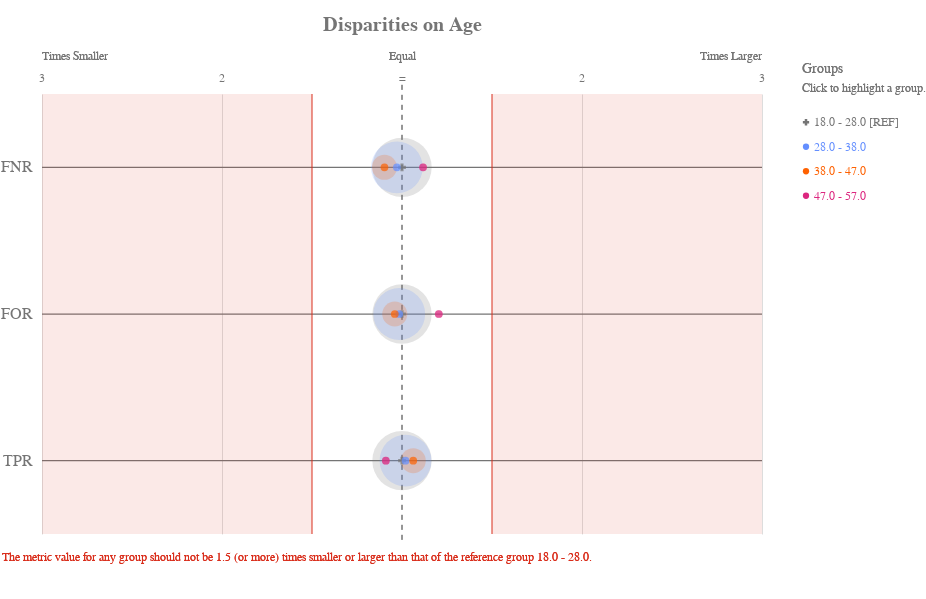

The notebook cell saved with this chart:
### Code cell
ap.disparity(grupo_definido, metrics, 'age', fairness_threshold = disparity_tolerance)

### Figure 1 — Vega-Lite specification as saved in the notebook (floating-point values rounded to 4 significant figures)
{"config": {"view": {"continuousWidth": 400, "continuousHeight": 300, "strokeWidth": 0}, "axisLeft": {"labelColor": "rgb(117,117,117)", "labelFont": "Arial", "labelFontSize": 16}, "title": {"align": "center", "baseline": "middle", "color": "rgb(117,117,117)", "font": "Arial", "fontSize": 20, "fontWeight": "bold"}}, "layer": [{"data": {"name": "data-f13954335fe7cb3d572699dbbbe0ffdc"}, "mark": {"type": "rule", "stroke": "rgb(117,117,117)", "strokeWidth": 1.25, "tooltip": ""}, "encoding": {"x": {"type": "quantitative", "field": "x", "scale": {"domain": [-2, 2], "range": [40.0, 760.0]}}, "x2": {"field": "x2"}, "y": {"type": "nominal", "axis": {"domain": false, "labelAngle": 0, "labelPadding": -30, "orient": "left", "ticks": false, "title": ""}, "field": "metric", "scale": {"domain": ["FNR", "FOR", "TPR"], "range": [55.0, 495.0]}}}}, {"data": {"name": "data-79dd248bdaa0ea02c535240e8ad022c8"}, "mark": {"type": "rule", "stroke": "rgb(117,117,117)", "strokeDash": [5, 5], "strokeWidth": 1}, "encoding": {"tooltip": {"value": "18.0 - 28.0 [REF]"}, "x": {"value": 400.0}, "y": {"value": 45.83}, "y2": {"value": 504.2}}}, {"data": {"name": "data-c233327f4cd9b4c2df31bf8015c83e4a"}, "mark": {"type": "text", "align": "center", "color": "rgb(117,117,117)", "font": "Arial", "fontSize": 12, "fontWeight": "normal", "tooltip": ""}, "encoding": {"text": {"type": "nominal", "field": "label"}, "x": {"type": "quantitative", "field": "value", "scale": {"domain": [-2, 2], "range": [40.0, 760.0]}}, "y": {"value": 38.5}}}, {"layer": [{"mark": {"type": "text", "align": "left", "fill": "rgb(117,117,117)", "font": "Arial", "fontSize": 12, "fontWeight": "normal", "tooltip": ""}, "encoding": {"text": {"value": "Times Smaller"}, "x": {"value": 40.0}, "y": {"value": 16.5}}}, {"mark": {"type": "text", "align": "right", "fill": "rgb(117,117,117)", "font": "Arial", "fontSize": 12, "fontWeight": "normal", "tooltip": ""}, "encoding": {"text": {"value": "Times Larger"}, "x": {"value": 760.0}, "y": {"value": 16.5}}}, {"mark": {"type": "text", "align": "center", "fill": "rgb(117,117,117)", "font": "Arial", "fontSize": 12, "fontWeight": "normal", "tooltip": ""}, "encoding": {"text": {"value": "Equal"}, "x": {"value": 400.0}, "y": {"value": 16.5}}}], "data": {"name": "data-79dd248bdaa0ea02c535240e8ad022c8"}}, {"layer": [{"mark": {"type": "rule", "opacity": 0.8, "stroke": "rgb(217, 46, 28)", "strokeWidth": 1.25, "tooltip": ""}, "encoding": {"x": {"type": "quantitative", "field": "min", "scale": {"domain": [-2, 2], "range": [40.0, 760.0]}}, "y": {"value": 55.0}, "y2": {"value": 495.0}}}, {"mark": {"type": "rule", "opacity": 0.8, "stroke": "rgb(217, 46, 28)", "strokeWidth": 1.25, "tooltip": ""}, "encoding": {"x": {"type": "quantitative", "field": "max", "scale": {"domain": [-2, 2], "range": [40.0, 760.0]}}, "y": {"value": 55.0}, "y2": {"value": 495.0}}}, {"layer": [{"mark": {"type": "rect", "fill": "rgb(217, 46, 28)", "opacity": 0.1, "tooltip": ""}, "encoding": {"x": {"type": "quantitative", "field": "min", "scale": {"domain": [-2, 2], "range": [40.0, 760.0]}}, "x2": {"field": "lower_end"}, "y": {"value": 55.0}, "y2": {"value": 495.0}}}, {"mark": {"type": "rect", "fill": "rgb(217, 46, 28)", "opacity": 0.1, "tooltip": ""}, "encoding": {"x": {"type": "quantitative", "field": "max", "scale": {"domain": [-2, 2], "range": [40.0, 760.0]}}, "x2": {"field": "upper_end"}, "y": {"value": 55.0}, "y2": {"value": 495.0}}}]}, {"data": {"name": "data-79dd248bdaa0ea02c535240e8ad022c8"}, "mark": {"type": "text", "align": "left", "baseline": "top", "fill": "rgb(217, 46, 28)", "font": "Arial", "fontSize": 12, "fontWeight": "normal", "tooltip": ""}, "encoding": {"text": {"value": "The metric value for any group should not be 1.5 (or more) times smaller or larger than that of the reference group 18.0 - 28.0."}, "x": {"value": 0}, "y": {"value": 513.3}}}], "data": {"name": "data-11d5890412809b582c0a6b685ba430ea"}}, {"layer": [{"mark": "circle"}, {"data": {"name": "data-ba73bbe772b83a0dee8909267dc914c9"}, "mark": {"type": "circle", "opacity": 0.2}, "encoding": {"color": {"condition": {"type": "nominal", "field": "attribute_value", "legend": null, "scale": {"domain": ["18.0 - 28.0", "28.0 - 38.0", "38.0 - 47.0", "47.0 - 57.0"], "range": ["rgb(117,117,117)", "rgb(100, 143, 255)", "rgb(254, 97, 0)", "rgb(220, 38, 127)", "rgb(255, 176, 0)", "rgb(120, 94, 240)"]}, "selection": "selector033"}, "value": "rgb(224,224,224)"}, "size": {"type": "quantitative", "field": "group_size", "legend": null, "scale": {"domain": [0, 3068.0], "range": [0, 4224.0]}}, "tooltip": [{"type": "nominal", "field": "attribute_value", "title": "Group"}, {"type": "nominal", "field": "tooltip_group_size", "title": "Group Size"}, {"type": "nominal", "field": "tooltip_disparity_explanation_fnr", "title": "Disparity"}, {"type": "quantitative", "field": "fnr", "format": ".2f", "title": "FNR"}], "x": {"type": "quantitative", "axis": {"domain": false, "labels": false, "ticks": false, "title": null, "values": [1, 2, -2, -1]}, "field": "fnr_disparity_scaled", "scale": {"domain": [-2, 2], "range": [40.0, 760.0]}}, "y": {"type": "nominal", "axis": {"domain": false, "grid": false, "labels": false, "ticks": false, "title": " "}, "field": "metric_variable", "scale": {"domain": ["FNR", "FOR", "TPR"], "range": [55.0, 495.0]}}}, "selection": {"selector035": {"type": "multi", "empty": "all", "fields": ["attribute_value"]}}, "transform": [{"calculate": "'FNR'", "as": "metric_variable"}]}, {"data": {"name": "data-ba73bbe772b83a0dee8909267dc914c9"}, "mark": {"type": "circle", "opacity": 0.2}, "encoding": {"color": {"condition": {"type": "nominal", "field": "attribute_value", "legend": null, "scale": {"domain": ["18.0 - 28.0", "28.0 - 38.0", "38.0 - 47.0", "47.0 - 57.0"], "range": ["rgb(117,117,117)", "rgb(100, 143, 255)", "rgb(254, 97, 0)", "rgb(220, 38, 127)", "rgb(255, 176, 0)", "rgb(120, 94, 240)"]}, "selection": "selector033"}, "value": "rgb(224,224,224)"}, "size": {"type": "quantitative", "field": "group_size", "legend": null, "scale": {"domain": [0, 3068.0], "range": [0, 4224.0]}}, "tooltip": [{"type": "nominal", "field": "attribute_value", "title": "Group"}, {"type": "nominal", "field": "tooltip_group_size", "title": "Group Size"}, {"type": "nominal", "field": "tooltip_disparity_explanation_for", "title": "Disparity"}, {"type": "quantitative", "field": "for", "format": ".2f", "title": "FOR"}], "x": {"type": "quantitative", "axis": {"domain": false, "labels": false, "ticks": false, "title": null, "values": [1, 2, -2, -1]}, "field": "for_disparity_scaled", "scale": {"domain": [-2, 2], "range": [40.0, 760.0]}}, "y": {"type": "nominal", "axis": {"domain": false, "grid": false, "labels": false, "ticks": false, "title": " "}, "field": "metric_variable", "scale": {"domain": ["FNR", "FOR", "TPR"], "range": [55.0, 495.0]}}}, "selection": {"selector037": {"type": "multi", "empty": "all", "fields": ["attribute_value"]}}, "transform": [{"calculate": "'FOR'", "as": "metric_variable"}]}, {"data": {"name": "data-ba73bbe772b83a0dee8909267dc914c9"}, "mark": {"type": "circle", "opacity": 0.2}, "encoding": {"color": {"condition": {"type": "nominal", "field": "attribute_value", "legend": null, "scale": {"domain": ["18.0 - 28.0", "28.0 - 38.0", "38.0 - 47.0", "47.0 - 57.0"], "range": ["rgb(117,117,117)", "rgb(100, 143, 255)", "rgb(254, 97, 0)", "rgb(220, 38, 127)", "rgb(255, 176, 0)", "rgb(120, 94, 240)"]}, "selection": "selector033"}, "value": "rgb(224,224,224)"}, "size": {"type": "quantitative", "field": "group_size", "legend": null, "scale": {"domain": [0, 3068.0], "range": [0, 4224.0]}}, "tooltip": [{"type": "nominal", "field": "attribute_value", "title": "Group"}, {"type": "nominal", "field": "tooltip_group_size", "title": "Group Size"}, {"type": "nominal", "field": "tooltip_disparity_explanation_tpr", "title": "Disparity"}, {"type": "quantitative", "field": "tpr", "format": ".2f", "title": "TPR"}], "x": {"type": "quantitative", "axis": {"domain": false, "labels": false, "ticks": false, "title": null, "values": [1, 2, -2, -1]}, "field": "tpr_disparity_scaled", "scale": {"domain": [-2, 2], "range": [40.0, 760.0]}}, "y": {"type": "nominal", "axis": {"domain": false, "grid": false, "labels": false, "ticks": false, "title": " "}, "field": "metric_variable", "scale": {"domain": ["FNR", "FOR", "TPR"], "range": [55.0, 495.0]}}}, "selection": {"selector039": {"type": "multi", "empty": "all", "fields": ["attribute_value"]}}, "transform": [{"calculate": "'TPR'", "as": "metric_variable"}]}, {"layer": [{"mark": "point"}, {"data": {"name": "data-ba73bbe772b83a0dee8909267dc914c9"}, "mark": {"type": "point", "filled": true, "size": 60}, "encoding": {"color": {"condition": {"type": "nominal", "field": "attribute_value", "legend": null, "scale": {"domain": ["18.0 - 28.0", "28.0 - 38.0", "38.0 - 47.0", "47.0 - 57.0"], "range": ["rgb(117,117,117)", "rgb(100, 143, 255)", "rgb(254, 97, 0)", "rgb(220, 38, 127)", "rgb(255, 176, 0)", "rgb(120, 94, 240)"]}, "selection": "selector033"}, "value": "rgb(224,224,224)"}, "shape": {"type": "nominal", "field": "attribute_value", "legend": null, "scale": {"domain": ["18.0 - 28.0", "28.0 - 38.0", "38.0 - 47.0", "47.0 - 57.0"], "range": ["cross", "circle", "circle", "circle"]}}, "tooltip": [{"type": "nominal", "field": "attribute_value", "title": "Group"}, {"type": "nominal", "field": "tooltip_group_size", "title": "Group Size"}, {"type": "nominal", "field": "tooltip_disparity_explanation_fnr", "title": "Disparity"}, {"type": "quantitative", "field": "fnr", "format": ".2f", "title": "FNR"}], "x": {"type": "quantitative", "axis": {"domain": false, "labels": false, "ticks": false, "title": null, "values": [1, 2, -2, -1]}, "field": "fnr_disparity_scaled", "scale": {"domain": [-2, 2], "range": [40.0, 760.0]}}, "y": {"type": "nominal", "axis": {"domain": false, "grid": false, "labels": false, "ticks": false, "title": " "}, "field": "metric_variable", "scale": {"domain": ["FNR", "FOR", "TPR"], "range": [55.0, 495.0]}}}, "selection": {"selector034": {"type": "multi", "empty": "all", "fields": ["attribute_value"]}}, "transform": [{"calculate": "'FNR'", "as": "metric_variable"}]}, {"data": {"name": "data-ba73bbe772b83a0dee8909267dc914c9"}, "mark": {"type": "point", "filled": true, "size": 60}, "encoding": {"color": {"condition": {"type": "nominal", "field": "attribute_value", "legend": null, "scale": {"domain": ["18.0 - 28.0", "28.0 - 38.0", "38.0 - 47.0", "47.0 - 57.0"], "range": ["rgb(117,117,117)", "rgb(100, 143, 255)", "rgb(254, 97, 0)", "rgb(220, 38, 127)", "rgb(255, 176, 0)", "rgb(120, 94, 240)"]}, "selection": "selector033"}, "value": "rgb(224,224,224)"}, "shape": {"type": "nominal", "field": "attribute_value", "legend": null, "scale": {"domain": ["18.0 - 28.0", "28.0 - 38.0", "38.0 - 47.0", "47.0 - 57.0"], "range": ["cross", "circle", "circle", "circle"]}}, "tooltip": [{"type": "nominal", "field": "attribute_value", "title": "Group"}, {"type": "nominal", "field": "tooltip_group_size", "title": "Group Size"}, {"type": "nominal", "field": "tooltip_disparity_explanation_for", "title": "Disparity"}, {"type": "quantitative", "field": "for", "format": ".2f", "title": "FOR"}], "x": {"type": "quantitative", "axis": {"domain": false, "labels": false, "ticks": false, "title": null, "values": [1, 2, -2, -1]}, "field": "for_disparity_scaled", "scale": {"domain": [-2, 2], "range": [40.0, 760.0]}}, "y": {"type": "nominal", "axis": {"domain": false, "grid": false, "labels": false, "ticks": false, "title": " "}, "field": "metric_variable", "scale": {"domain": ["FNR", "FOR", "TPR"], "range": [55.0, 495.0]}}}, "selection": {"selector036": {"type": "multi", "empty": "all", "fields": ["attribute_value"]}}, "transform": [{"calculate": "'FOR'", "as": "metric_variable"}]}, {"data": {"name": "data-ba73bbe772b83a0dee8909267dc914c9"}, "mark": {"type": "point", "filled": true, "size": 60}, "encoding": {"color": {"condition": {"type": "nominal", "field": "attribute_value", "legend": null, "scale": {"domain": ["18.0 - 28.0", "28.0 - 38.0", "38.0 - 47.0", "47.0 - 57.0"], "range": ["rgb(117,117,117)", "rgb(100, 143, 255)", "rgb(254, 97, 0)", "rgb(220, 38, 127)", "rgb(255, 176, 0)", "rgb(120, 94, 240)"]}, "selection": "selector033"}, "value": "rgb(224,224,224)"}, "shape": {"type": "nominal", "field": "attribute_value", "legend": null, "scale": {"domain": ["18.0 - 28.0", "28.0 - 38.0", "38.0 - 47.0", "47.0 - 57.0"], "range": ["cross", "circle", "circle", "circle"]}}, "tooltip": [{"type": "nominal", "field": "attribute_value", "title": "Group"}, {"type": "nominal", "field": "tooltip_group_size", "title": "Group Size"}, {"type": "nominal", "field": "tooltip_disparity_explanation_tpr", "title": "Disparity"}, {"type": "quantitative", "field": "tpr", "format": ".2f", "title": "TPR"}], "x": {"type": "quantitative", "axis": {"domain": false, "labels": false, "ticks": false, "title": null, "values": [1, 2, -2, -1]}, "field": "tpr_disparity_scaled", "scale": {"domain": [-2, 2], "range": [40.0, 760.0]}}, "y": {"type": "nominal", "axis": {"domain": false, "grid": false, "labels": false, "ticks": false, "title": " "}, "field": "metric_variable", "scale": {"domain": ["FNR", "FOR", "TPR"], "range": [55.0, 495.0]}}}, "selection": {"selector038": {"type": "multi", "empty": "all", "fields": ["attribute_value"]}}, "transform": [{"calculate": "'TPR'", "as": "metric_variable"}]}]}]}, {"layer": [{"mark": {"type": "point", "filled": true, "opacity": 1, "size": 39.48}, "encoding": {"color": {"condition": {"type": "nominal", "field": "attribute_value", "legend": null, "scale": {"domain": ["18.0 - 28.0", "28.0 - 38.0", "38.0 - 47.0", "47.0 - 57.0"], "range": ["rgb(117,117,117)", "rgb(100, 143, 255)", "rgb(254, 97, 0)", "rgb(220, 38, 127)", "rgb(255, 176, 0)", "rgb(120, 94, 240)"]}, "selection": "selector033"}, "value": "rgb(224,224,224)"}, "shape": {"type": "nominal", "field": "attribute_value", "legend": null, "scale": {"domain": ["18.0 - 28.0", "28.0 - 38.0", "38.0 - 47.0", "47.0 - 57.0"], "range": ["cross", "circle", "circle", "circle"]}}, "x": {"value": 804}, "y": {"type": "nominal", "axis": {"domain": false, "grid": false, "labels": false, "ticks": false, "title": " "}, "field": "attribute_value", "scale": {"domain": ["18.0 - 28.0", "28.0 - 38.0", "38.0 - 47.0", "47.0 - 57.0"], "range": [71, 169]}}}, "selection": {"selector033": {"type": "multi", "empty": "all", "fields": ["attribute_value"]}}}, {"mark": {"type": "text", "align": "left", "baseline": "middle", "font": "Arial", "fontSize": 12, "fontWeight": "normal"}, "encoding": {"color": {"condition": {"type": "nominal", "field": "attribute_value", "legend": null, "scale": {"domain": ["18.0 - 28.0", "28.0 - 38.0", "38.0 - 47.0", "47.0 - 57.0"], "range": ["rgb(117,117,117)", "rgb(100, 143, 255)", "rgb(254, 97, 0)", "rgb(220, 38, 127)", "rgb(255, 176, 0)", "rgb(120, 94, 240)"]}, "selection": "selector033"}, "value": "rgb(224,224,224)"}, "text": {"type": "nominal", "field": "label"}, "x": {"value": 812}, "y": {"type": "nominal", "axis": {"domain": false, "grid": false, "labels": false, "ticks": false, "title": " "}, "field": "attribute_value", "scale": {"domain": ["18.0 - 28.0", "28.0 - 38.0", "38.0 - 47.0", "47.0 - 57.0"], "range": [71, 169]}}}, "selection": {"selector040": {"type": "multi", "empty": "all", "fields": ["attribute_value"]}}}, {"data": {"name": "data-79dd248bdaa0ea02c535240e8ad022c8"}, "mark": {"type": "text", "align": "left", "baseline": "middle", "color": "rgb(117,117,117)", "font": "Arial", "fontSize": 12, "fontWeight": "normal"}, "encoding": {"text": {"value": "Click to highlight a group."}, "x": {"value": 800}, "y": {"value": 49}}}, {"data": {"name": "data-79dd248bdaa0ea02c535240e8ad022c8"}, "mark": {"type": "text", "align": "left", "baseline": "middle", "color": "rgb(117,117,117)", "font": "Arial", "fontSize": 14, "fontWeight": "normal"}, "encoding": {"text": {"value": "Groups"}, "x": {"value": 800}, "y": {"value": 30}}}], "data": {"name": "data-4b9fa968a3626ddb5cc080590afc085b"}}], "height": 550, "padding": {"top": 15, "bottom": 10}, "resolve": {"scale": {"size": "independent", "y": "independent"}}, "title": "Disparities on Age", "width": 800, "$schema": "https://vega.github.io/schema/vega-lite/v4.8.1.json", "datasets": {"data-f13954335fe7cb3d572699dbbbe0ffdc": [{"metric": "FNR", "x": -2, "x2": 2}, {"metric": "FOR", "x": -2, "x2": 2}, {"metric": "TPR", "x": -2, "x2": 2}], "data-79dd248bdaa0ea02c535240e8ad022c8": [{"a": 1, "b": 0}, {"a": 1, "b": 0}], "data-c233327f4cd9b4c2df31bf8015c83e4a": [{"value": 1, "label": 2}, {"value": 2, "label": 3}, {"value": -2, "label": 3}, {"value": -1, "label": 2}, {"value": 0, "label": "="}], "data-11d5890412809b582c0a6b685ba430ea": [{"min": -0.5, "max": 0.5, "lower_end": -2, "upper_end": 2}], "data-ba73bbe772b83a0dee8909267dc914c9": [{"attribute_name": "age", "attribute_value": "18.0 - 28.0", "group_size": 2557, "total_entities": 5007, "fnr": 0.4132, "for": 0.3214, "tpr": 0.5868, "fnr_disparity": 1.0, "for_disparity": 1.0, "tpr_disparity": 1.0, "fnr_disparity_scaled": 0.0, "for_disparity_scaled": 0.0, "tpr_disparity_scaled": 0.0, "tooltip_group_size": "2,557 (51.07%)", "tooltip_disparity_explanation_fnr": "Reference group", "tooltip_disparity_explanation_for": "Reference group", "tooltip_disparity_explanation_tpr": "Reference group"}, {"attribute_name": "age", "attribute_value": "28.0 - 38.0", "group_size": 1949, "total_entities": 5007, "fnr": 0.4017, "for": 0.3165, "tpr": 0.5983, "fnr_disparity": 0.9723, "for_disparity": 0.9847, "tpr_disparity": 1.02, "fnr_disparity_scaled": -0.02853, "for_disparity_scaled": -0.01549, "tpr_disparity_scaled": 0.01953, "tooltip_group_size": "1,949 (38.93%)", "tooltip_disparity_explanation_fnr": "1.03 times smaller FNR than the reference group", "tooltip_disparity_explanation_for": "1.02 times smaller FOR than the reference group", "tooltip_disparity_explanation_tpr": "1.02 times larger TPR than the reference group"}, {"attribute_name": "age", "attribute_value": "38.0 - 47.0", "group_size": 456, "total_entities": 5007, "fnr": 0.3765, "for": 0.309, "tpr": 0.6235, "fnr_disparity": 0.9113, "for_disparity": 0.9614, "tpr_disparity": 1.062, "fnr_disparity_scaled": -0.09739, "for_disparity_scaled": -0.04012, "tpr_disparity_scaled": 0.06249, "tooltip_group_size": "456 (9.11%)", "tooltip_disparity_explanation_fnr": "1.10 times smaller FNR than the reference group", "tooltip_disparity_explanation_for": "1.04 times smaller FOR than the reference group", "tooltip_disparity_explanation_tpr": "1.06 times larger TPR than the reference group"}, {"attribute_name": "age", "attribute_value": "47.0 - 57.0", "group_size": 45, "total_entities": 5007, "fnr": 0.4615, "for": 0.3871, "tpr": 0.5385, "fnr_disparity": 1.117, "for_disparity": 1.205, "tpr_disparity": 0.9176, "fnr_disparity_scaled": 0.117, "for_disparity_scaled": 0.2045, "tpr_disparity_scaled": -0.0898, "tooltip_group_size": "45 (0.90%)", "tooltip_disparity_explanation_fnr": "1.12 times larger FNR than the reference group", "tooltip_disparity_explanation_for": "1.20 times larger FOR than the reference group", "tooltip_disparity_explanation_tpr": "1.09 times smaller TPR than the reference group"}], "data-4b9fa968a3626ddb5cc080590afc085b": [{"attribute_value": "18.0 - 28.0", "label": "18.0 - 28.0 [REF]"}, {"attribute_value": "28.0 - 38.0", "label": "28.0 - 38.0"}, {"attribute_value": "38.0 - 47.0", "label": "38.0 - 47.0"}, {"attribute_value": "47.0 - 57.0", "label": "47.0 - 57.0"}]}}
